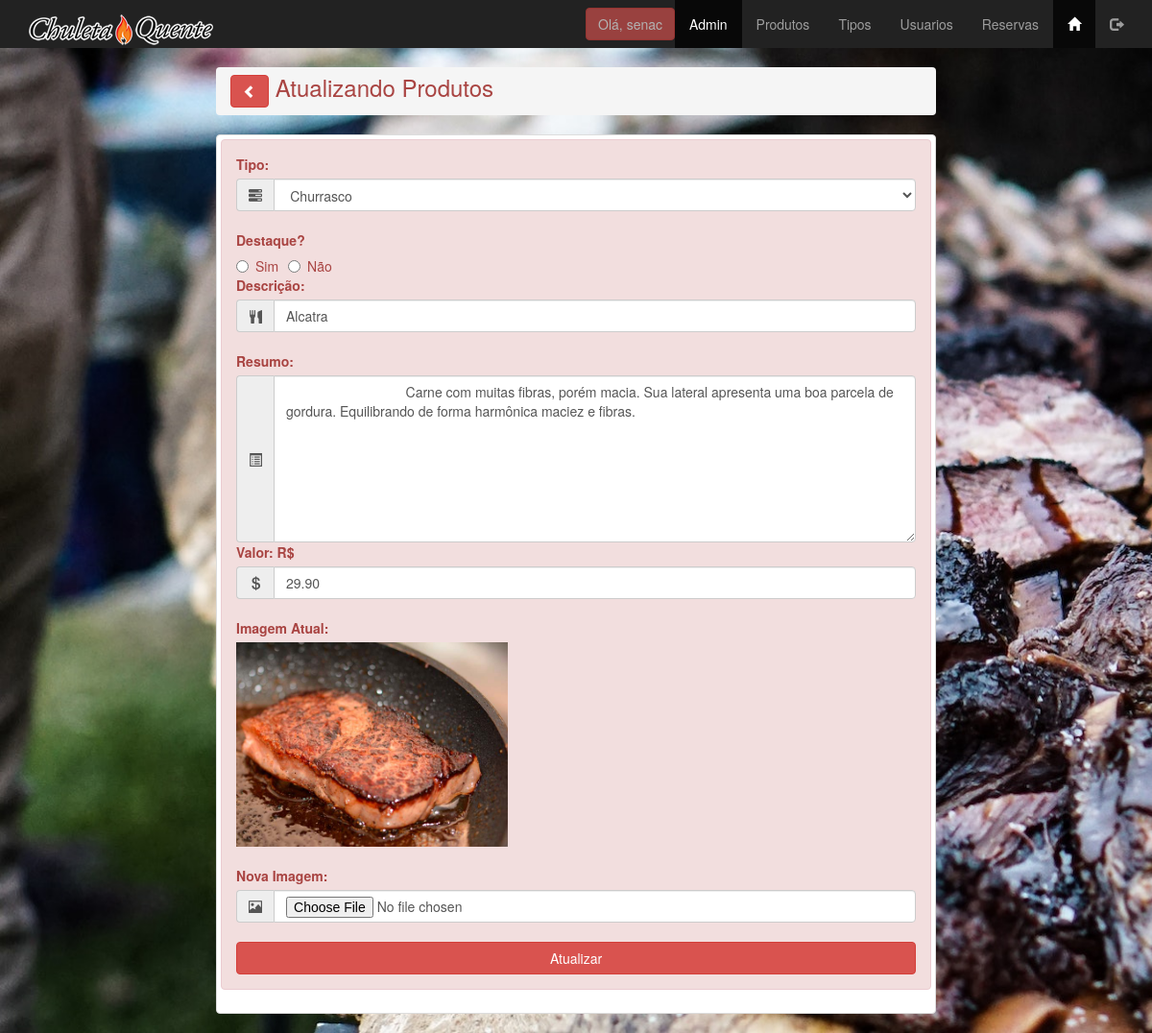
/admin/produto_atualiza.php?id_produto=7 (signed in), run on the app's committed database.
### tables this page shows
create table tbprodutos(
id_produto int(11) not null,
id_tipo_produto int not null,
descri_produto varchar(100) not null,
resumo_produto varchar(1000) default null,
valor_produto decimal(10,2) default null,
imagem_produto varchar(50) default null,  
destaque_produto enum('Sim','Não') not null
);

create table tbtipos(
id_tipo int(11) not null,
sigla_tipo varchar(3) not null,
rotulo_tipo varchar(15) not null 
);

### admin/produto_atualiza.php (the view, shortened to what this page needs)
<?php
include('../connections/conn.php');
$id_alterar = $_GET['id_produto'];
$query_busca = "select * from tbprodutos where id_produto = " . $id_alterar;
$lista = $conn->query($query_busca);
$linha = $lista->fetch_assoc();
$consulta_fk = "select * from tbtipos order by rotulo_tipo asc";
$lista_fk = $conn->query($consulta_fk);
$linha_fk = $lista_fk->fetch_assoc();
?>
<!DOCTYPE html>
<html lang="pt-BR">
<head>
    <link rel="stylesheet" href="../css/bootstrap.min.css" type="text/css">
    <link rel="stylesheet" href="../css/meu_estilo.css" type="text/css">
</head>
<body class="fundofixo">
    <?php include('menu_adm.php'); ?>
    <main class="container">
        <div class="row">
            <div class="col-xs-12 col-sm-offset-3 col-sm-6 col-md-offset-2 col-md-8">
                <h3 class="breadcrumb text-danger">
                    <a href="produtos_lista.php">
                        <button class="btn btn-danger">
                            <span class="glyphicon glyphicon-chevron-left"></span>
                        </button>
                    </a>
                    Atualizando Produtos
                </h3>
                <div class="thumbnail">
                    <div class="alert alert-danger" role="alert">
                        <form action="produto_atualiza.php" method="post" id="form_produto_atualiza" name="form_produto_atualiza" enctype="multipart/form-data">
                            <label for="id_tipo_produto">Tipo:</label>
                            <div class="input-group">
                                <span class="input-group-addon">
                                    <span class="glyphicon glyphicon-tasks" aria-hidden="true"></span>
                                </span>
                                <select name="id_tipo_produto" id="id_tipo_produto" class="form-control" required>
                                    <?php do { ?>
                                        <option value="<?php echo $linha_fk['id_tipo']; ?>" <?php
                                                            if (!(strcmp($linha_fk['id_tipo'], $linha['id_tipo_produto']))) {
                                                                    echo "selected=\"selected\"";
                                                                                } ?>>
                                            <?php echo $linha_fk['rotulo_tipo']; ?>
                                        </option>
                                    <?php } while ($linha_fk = $lista_fk->fetch_assoc());
                                    ?>
                                </select>
                            </div>
                            <br>
                            <label for="destaque_produto">Destaque?</label>
                            <div class="input-group">
                                <label for="destaque_produto_s" class="radio-inline">
                                    <input type="radio" name="destaque_produto" id="destaque_produto" value="sim" <?php echo $linha['destaque_produto'] == "Sim" ? "checked" : null; ?>>
                                    Sim
                                </label>
                                <label for="destaque_produto_n" class="radio-inline">
                                    <input type="radio" name="destaque_produto" id="destaque_produto" value="Não" <?php echo $linha['destaque_produto'] == "Sim" ? "checked" : null; ?>>
                                    Não
                                </label>
                            </div>
                            <label for="descri_produto">Descrição:</label>
                            <div class="input-group">
                                <span class="input-group-addon">
                                    <span class="glyphicon glyphicon-cutlery" aria-hidden="true"></span>
                                </span>
                                <input type="text" class="form-control" id="descri_produto" name="descri_produto" maxlength="100" required value="<?php echo $linha['descri_produto']; ?>" placeholder="Digite o titulo do produto...">
                            </div>
                            <br>
                            <label for="resumo_produto">Resumo:</label>
                            <div class="input-group">
                                <span class="input-group-addon">
                                    <span class="glyphicon glyphicon-list-alt" aria-hidden="true"></span>
                                </span>
                                <textarea name="resumo_produto" id="resumo_produto" cols="30" rows="8" placeholder="Digite os detalhes do produto..." class="form-control">
                                <?php echo $linha['resumo_produto']; ?>
                            </textarea>
                            </div>
                            <label for="valor_produto">Valor: R$</label>
                            <div class="input-group">
                                <span class="input-group-addon">
                                    <span class="glyphicon glyphicon-usd" aria-hidden="true"></span>
                                </span>
                                <input type="number" name="valor_produto" id="valor_produto" min="0" step="0.01" class="form-control" value="<?php echo $linha['valor_produto']; ?>">
                            </div>
                            <br>
                            <label for="imagem_produto_atual">Imagem Atual: </label>
                            <img src="../images/<?php echo $linha['imagem_produto']; ?>" alt="" class="img-responsive" style="max-width: 40%;">
                            <br>
                            <label for="imagem_produto">Nova Imagem:</label>
                            <div class="input-group">
                                <span class="input-group-addon">
                                    <span class="glyphicon glyphicon-picture" aria-hidden="true"></span>
                                </span>
                                <input type="file" name="imagem_produto" id="imagem_produto" class="form-control" accept="image/*">
                            </div>
                            <br>
                            <input type="submit" value="Atualizar" name="enviar" id="enviar" class="btn btn-danger btn-block">
                        </form>
                    </div>
                </div>
            </div>
        </div>
    </main>
</body>
</html>

### css/meu_estilo.css (style rules this page uses)
.fundofixo { background: url(../images/carne.jpg) no-repeat fixed; -webkit-background-size:cover; background-size: cover; }

### data on the page
tbprodutos: id_tipo_produto "Churrasco", destaque_produto "☐ Destaque?", descri_produto "Alcatra", resumo_produto "Carne com muitas fibras, porém macia. Sua lateral apresenta uma boa parcela de gordura. Equilibrando de forma harmônica maciez e fibras.", valor_produto "29.90", imagem_produto (picture)

### other printed values
$_SESSION['login_usuario'] "senac"
